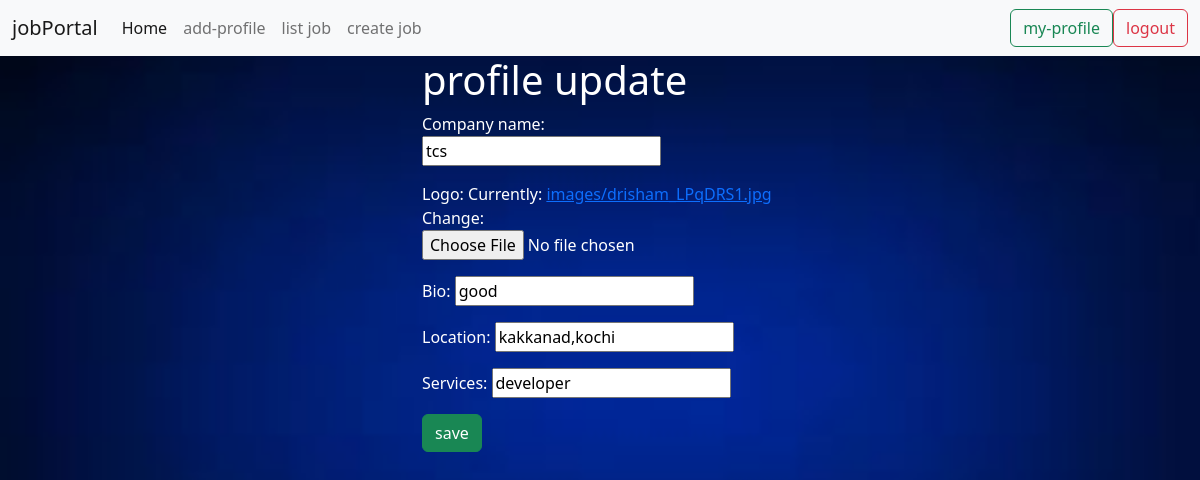
/employer/update/1, run on the app's committed database.
### employer/models.py (models this page shows)
class EmployerProfile(models.Model):
    user=models.OneToOneField(User,on_delete=models.CASCADE,related_name="employers")
    company_name=models.CharField(max_length=120,unique=True)
    logo=models.ImageField(upload_to="images")
    bio=models.CharField(max_length=120)
    location=models.CharField(max_length=120)
    services=models.CharField(max_length=200)

### employer/views.py (the view, shortened to what this page needs)
# urls.py: path("update/<int:id>",views.EmpProfileUpdate.as_view(),name="e-update")
class EmpProfileUpdate(UpdateView):
    model = EmployerProfile
    form_class = EmployerProfileForm
    template_name = 'emp-pro-update.html'
    success_url = reverse_lazy('e-home')
    pk_url_kwarg = 'id'

### employer/forms.py
class EmployerProfileForm(forms.ModelForm):
    class Meta:
        model=EmployerProfile
        exclude=('user',)

### employer/templates/emp-pro-update.html (shortened to what this page needs)
{%extends 'base1.html'%}
{%block body_block%}
<div class="container">
    <div class="row">
        <div class="col-4"></div>
        <div class="col-4" style="color:white">
            <h1>profile update</h1>
               <form action="" method="post"enctype="multipart/form-data">
                {{form.as_p}}
                 <input type="submit" value="save" class="btn btn-success">
             </form>
        </div>
        <div class="col-4"></div>
    </div>
</div>
{%endblock%}

### employer/static/css/style.css (style rules this page uses)
body { background-image: url(../ima/images.jpg); background-size: cover; }

### data on the page
EmployerProfile: company_name "tcs", bio "good", location "kakkanad,kochi", services "developer"
